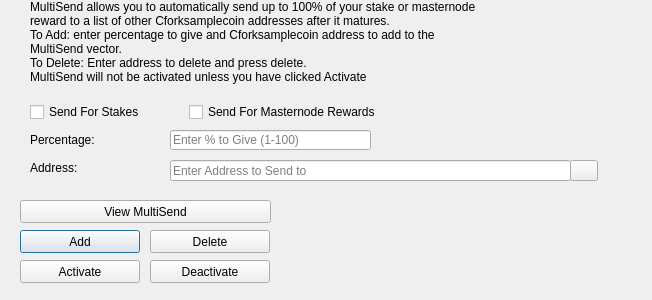
<?xml version="1.0" encoding="UTF-8"?>
<ui version="4.0">
 <class>MultiSendDialog</class>
 <widget class="QDialog" name="MultiSendDialog">
  <property name="windowModality">
   <enum>Qt::NonModal</enum>
  </property>
  <property name="geometry">
   <rect>
    <x>0</x>
    <y>0</y>
    <width>652</width>
    <height>300</height>
   </rect>
  </property>
  <property name="windowTitle">
   <string>MultiSend</string>
  </property>
  <widget class="QLineEdit" name="multiSendPercentEdit">
   <property name="geometry">
    <rect>
     <x>170</x>
     <y>130</y>
     <width>201</width>
     <height>20</height>
    </rect>
   </property>
   <property name="toolTip">
    <string>Enter whole numbers 1 - 100</string>
   </property>
   <property name="placeholderText">
    <string>Enter % to Give (1-100)</string>
   </property>
  </widget>
  <widget class="QLineEdit" name="multiSendAddressEdit">
   <property name="geometry">
    <rect>
     <x>170</x>
     <y>160</y>
     <width>401</width>
     <height>21</height>
    </rect>
   </property>
   <property name="toolTip">
    <string/>
   </property>
   <property name="placeholderText">
    <string>Enter Address to Send to</string>
   </property>
  </widget>
  <widget class="QLabel" name="label_2">
   <property name="geometry">
    <rect>
     <x>30</x>
     <y>0</y>
     <width>451</width>
     <height>121</height>
    </rect>
   </property>
   <property name="lineWidth">
    <number>1</number>
   </property>
   <property name="text">
    <string>MultiSend allows you to automatically send up to 100% of your stake or masternode reward to a list of other Cforksamplecoin addresses after it matures.
To Add: enter percentage to give and Cforksamplecoin address to add to the MultiSend vector.
To Delete: Enter address to delete and press delete.
MultiSend will not be activated unless you have clicked Activate</string>
   </property>
   <property name="alignment">
    <set>Qt::AlignLeading|Qt::AlignLeft|Qt::AlignTop</set>
   </property>
   <property name="wordWrap">
    <bool>true</bool>
   </property>
  </widget>
  <widget class="QLabel" name="message">
   <property name="geometry">
    <rect>
     <x>290</x>
     <y>200</y>
     <width>351</width>
     <height>91</height>
    </rect>
   </property>
   <property name="text">
    <string/>
   </property>
  </widget>
  <widget class="QPushButton" name="addButton">
   <property name="geometry">
    <rect>
     <x>20</x>
     <y>230</y>
     <width>120</width>
     <height>23</height>
    </rect>
   </property>
   <property name="toolTip">
    <string/>
   </property>
   <property name="statusTip">
    <string>Add to MultiSend Vector</string>
   </property>
   <property name="text">
    <string>Add</string>
   </property>
  </widget>
  <widget class="QPushButton" name="disableButton">
   <property name="geometry">
    <rect>
     <x>150</x>
     <y>260</y>
     <width>120</width>
     <height>23</height>
    </rect>
   </property>
   <property name="statusTip">
    <string>Deactivate MultiSend</string>
   </property>
   <property name="text">
    <string>Deactivate</string>
   </property>
  </widget>
  <widget class="QPushButton" name="addressBookButton">
   <property name="geometry">
    <rect>
     <x>570</x>
     <y>160</y>
     <width>28</width>
     <height>21</height>
    </rect>
   </property>
   <property name="toolTip">
    <string>Choose an address from the address book</string>
   </property>
   <property name="text">
    <string/>
   </property>
   <property name="icon">
    <iconset resource="../cforksamplecoin.qrc">
     <normaloff>:/icons/address-book</normaloff>:/icons/address-book</iconset>
   </property>
   <property name="shortcut">
    <string>Alt+A</string>
   </property>
   <property name="autoDefault">
    <bool>false</bool>
   </property>
  </widget>
  <widget class="QLabel" name="label">
   <property name="geometry">
    <rect>
     <x>30</x>
     <y>130</y>
     <width>121</width>
     <height>20</height>
    </rect>
   </property>
   <property name="toolTip">
    <string>Percentage of stake to send</string>
   </property>
   <property name="text">
    <string>Percentage:</string>
   </property>
  </widget>
  <widget class="QLabel" name="label_5">
   <property name="geometry">
    <rect>
     <x>30</x>
     <y>160</y>
     <width>111</width>
     <height>16</height>
    </rect>
   </property>
   <property name="toolTip">
    <string>Address to send portion of stake to</string>
   </property>
   <property name="text">
    <string>Address:</string>
   </property>
  </widget>
  <widget class="QPushButton" name="deleteButton">
   <property name="geometry">
    <rect>
     <x>150</x>
     <y>230</y>
     <width>120</width>
     <height>23</height>
    </rect>
   </property>
   <property name="toolTip">
    <string/>
   </property>
   <property name="statusTip">
    <string>Delete Address From MultiSend Vector</string>
   </property>
   <property name="text">
    <string>Delete</string>
   </property>
  </widget>
  <widget class="QPushButton" name="activateButton">
   <property name="geometry">
    <rect>
     <x>20</x>
     <y>260</y>
     <width>120</width>
     <height>23</height>
    </rect>
   </property>
   <property name="statusTip">
    <string>Activate MultiSend</string>
   </property>
   <property name="text">
    <string>Activate</string>
   </property>
  </widget>
  <widget class="QPushButton" name="viewButton">
   <property name="geometry">
    <rect>
     <x>20</x>
     <y>200</y>
     <width>251</width>
     <height>23</height>
    </rect>
   </property>
   <property name="toolTip">
    <string/>
   </property>
   <property name="statusTip">
    <string>View MultiSend Vector</string>
   </property>
   <property name="text">
    <string>View MultiSend</string>
   </property>
  </widget>
  <widget class="QWidget" name="horizontalLayoutWidget">
   <property name="geometry">
    <rect>
     <x>30</x>
     <y>100</y>
     <width>351</width>
     <height>24</height>
    </rect>
   </property>
   <layout class="QHBoxLayout" name="horizontalLayout">
    <item>
     <widget class="QCheckBox" name="multiSendStakeCheckBox">
      <property name="text">
       <string>Send For Stakes</string>
      </property>
     </widget>
    </item>
    <item>
     <widget class="QCheckBox" name="multiSendMasternodeCheckBox">
      <property name="text">
       <string>Send For Masternode Rewards</string>
      </property>
     </widget>
    </item>
   </layout>
  </widget>
 </widget>
 <resources>
  <include location="../cforksamplecoin.qrc"/>
 </resources>
 <connections/>
</ui>
